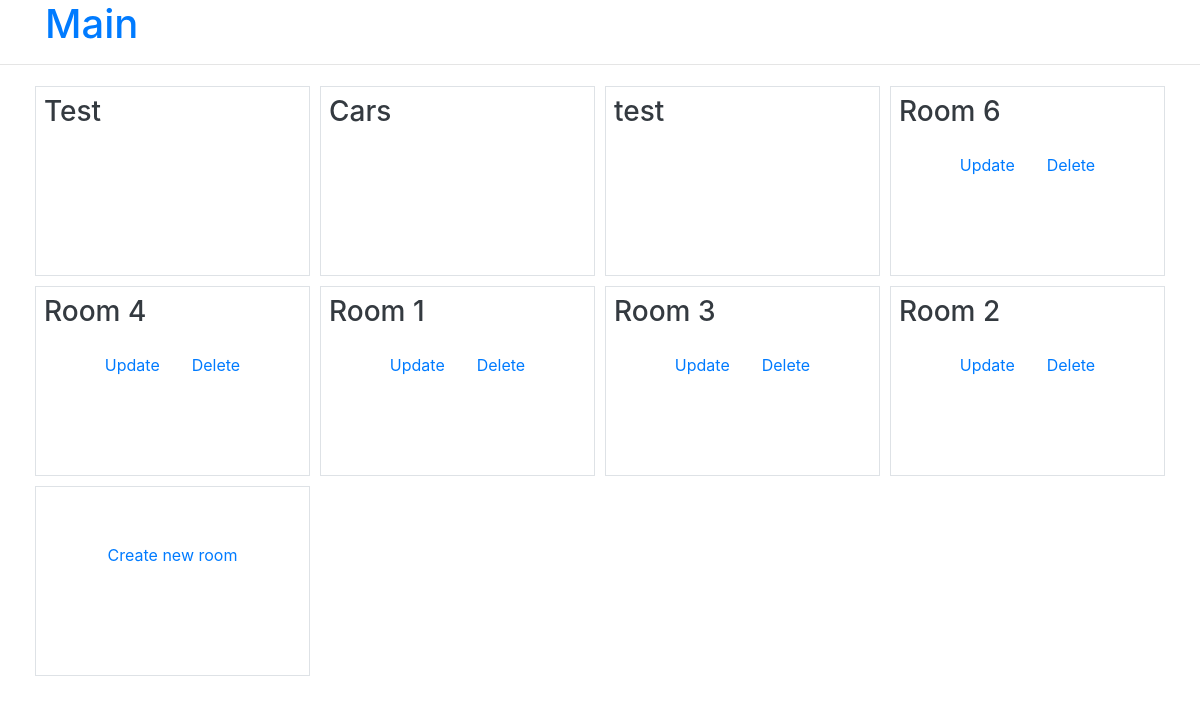
The app's page / (signed in), older data.
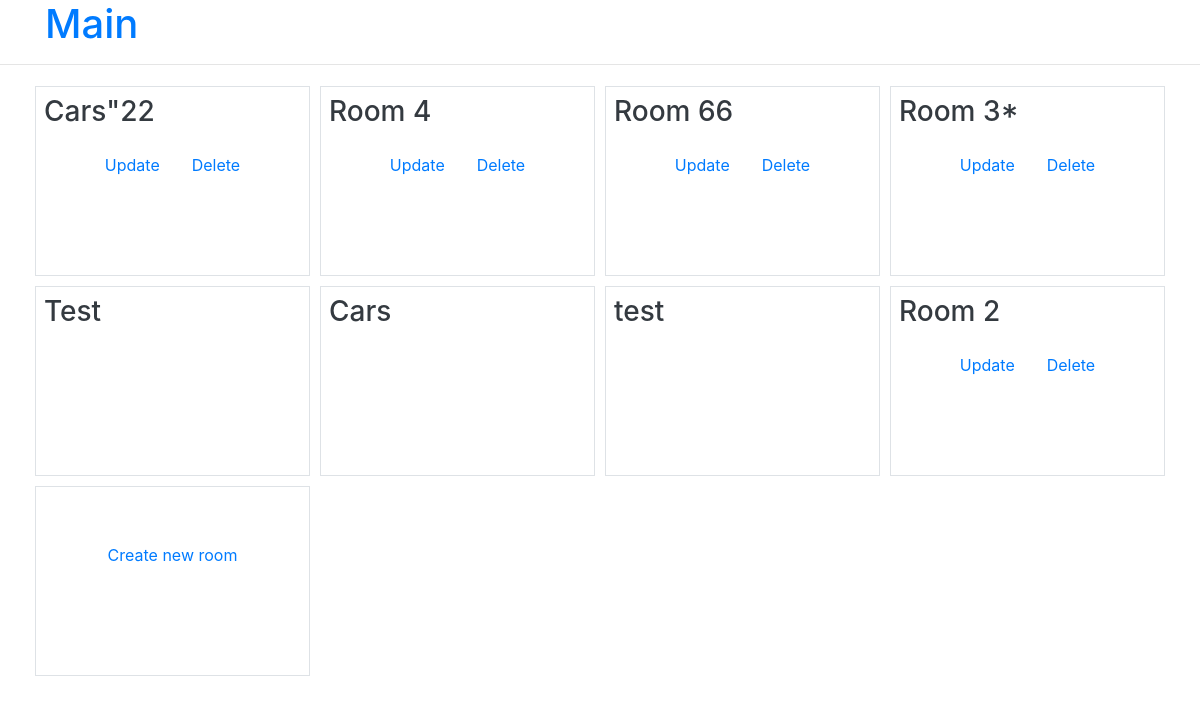
The same page, newer data.
### base/models.py (models this page shows, shortened)
class Room(models.Model):
    host = models.ForeignKey(User, on_delete=models.SET_NULL, null=True)
    topic = models.ForeignKey(Topic, on_delete=models.SET_NULL, null=True)
    name = models.CharField(max_length=200)
    description = models.TextField(null=True, blank=True)
    participants = models.ManyToManyField(User, related_name='participants', blank=True)
    updated = models.DateTimeField(auto_now=True)
    createed = models.DateTimeField(auto_now_add=True)
    class Meta:
        ordering = ['-updated', '-createed']

### base/views.py (the view)
# urls.py: path('', views.home, name='home'),
def home(request):
    topics = Topic.objects.all()
    rooms = Room.objects.all()
    context = {'rooms': rooms, 'topics': topics}
    return render(request, 'base/home.html', context)

### base/templates/base/home.html
{% extends 'main.html' %}
{% load static %}
{% block content %}
<div class="container">
    <div class="row">
    {% for room in rooms %}
        <div class="col-lg-3 col-md-6 justify-content-center" style="height: 200px; padding: 5px;">
            <div class="border justify-content-center" style="padding: 8px; height: 100%;">
                <h3><a class="text-dark" href="{% url 'rooms' room.id %}">{{room.name}}</a></h3>
                {% if request.user == room.host %}
                <div class="d-flex justify-content-center">
                    <medium class="mr-3 mt-3"><a href="{% url 'update-room' room.id %}">Update</a></medium>
                    <medium class="ml-3 mt-3"><a href="{% url 'delete-room' room.id %}">Delete</a></medium>
                </div>
                {% endif %}
            </div>
        </div>
    {% endfor %}
        <div class="col-lg-3 col-md-6" style="height: 200px; padding: 5px;">
            <div class="border d-flex justify-content-center" style="padding: 8px; height: 100%; top: 50%;">
                <medium class="mt-5"><a href="{% url 'create-room' %}">Create new room</a></medium>
            </div>
        </div>
    </div>
</div>
{% endblock content %}

### templates/main.html (shortened to what this page needs)
{% load static %}
<!DOCTYPE html>
<html lang="en">
<head>
        <link rel="stylesheet" href="https://stackpath.bootstrapcdn.com/bootstrap/4.1.3/css/bootstrap.min.css">
        <link rel="stylesheet" type="text/css" href="{% static 'css/style.css' %}">
</head>
<body>
  <div class="container">
      <h1><a href="/">Main</a></h1>
  </div>
  <hr>
  {% block content %}
  {% endblock content %}
</body>
</html>

### static/css/style.css (style rules this page uses)
body { background-color: white; fonts-color: black; }
h3 { color: black; }

Row changes from the older to the newer data that the page shows:
removed Room: name "Room 1", shows "Update"
added Room: name "Cars\"22", shows "Update"
changed Room "Room 4": moves up the list
changed Room: name "Room 6" → "Room 66"; moves up the list
changed Room: name "Room 3" → "Room 3*"; moves up the list
